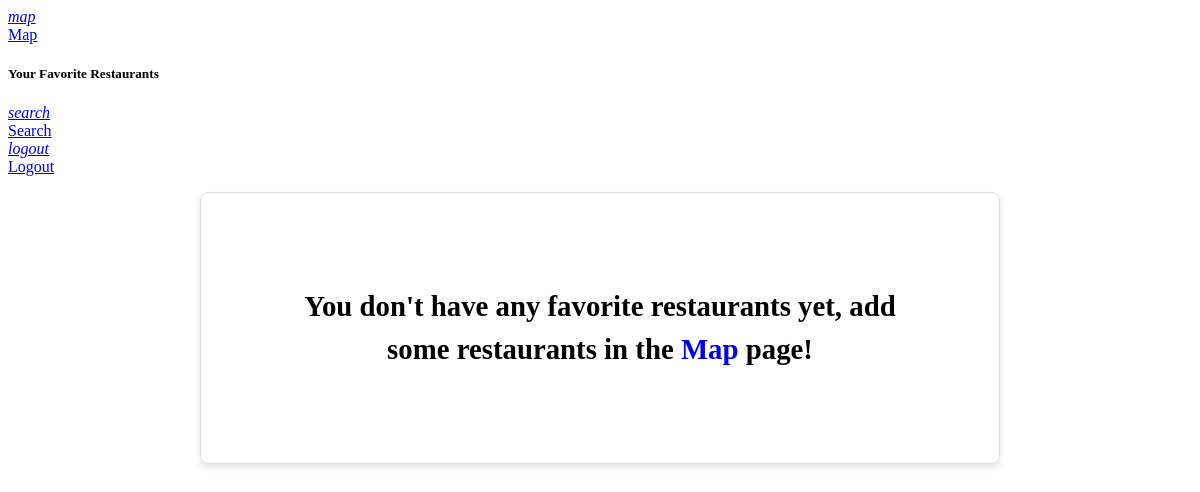
The page /users/favorites/ (signed in) on the database as committed earlier.
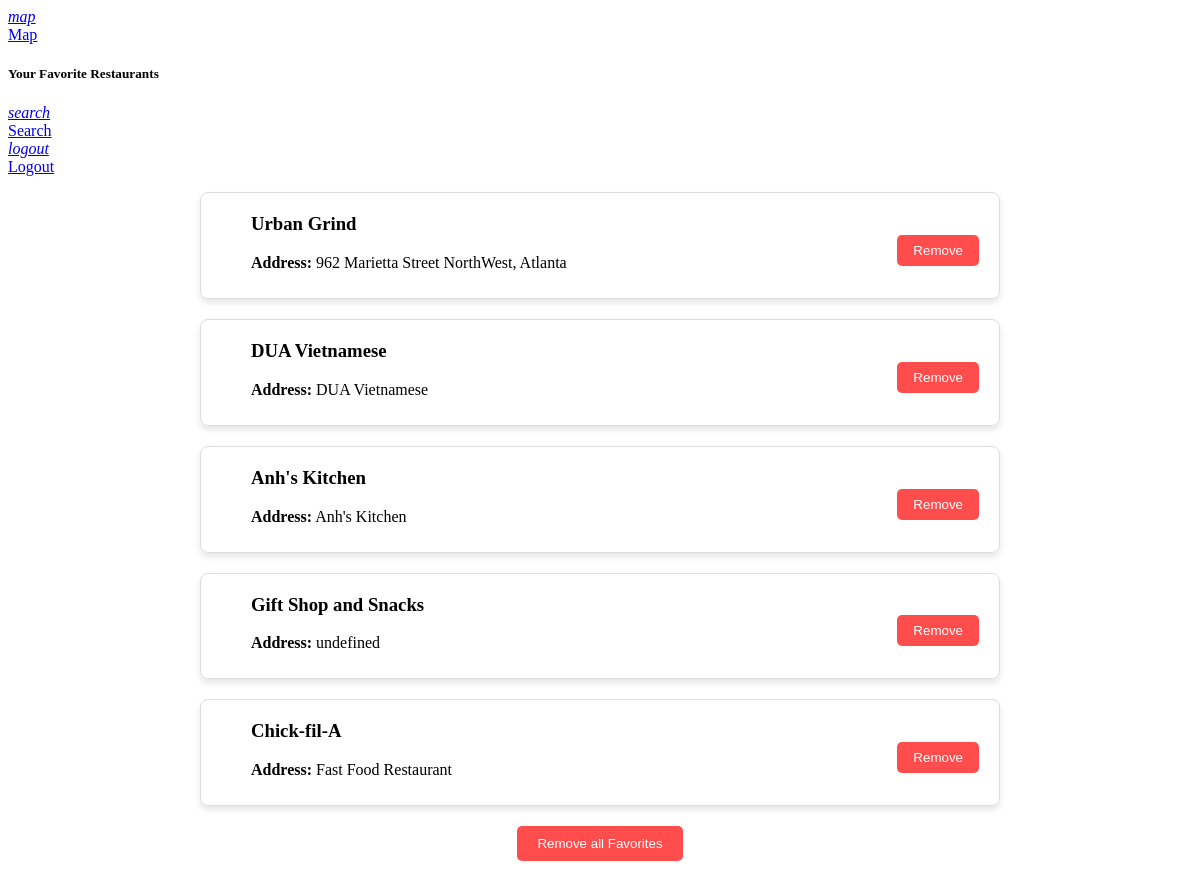
The same page on the database as committed later.
### users/models.py (models this page shows, shortened)
class Favorite(models.Model):
    user = models.ForeignKey(User, on_delete=models.CASCADE)
    name = models.CharField(max_length=255)
    address = models.CharField(max_length=500)
    place_id = models.CharField(max_length=255, unique=True)
    vicinity = models.CharField(max_length=255, null=True, blank=True)
    rating = models.DecimalField(max_digits=3, decimal_places=1, null=True, blank=True)
    cuisine = models.CharField(max_length=255, null=True, blank=True)

### users/views.py (the view)
# urls.py: path('favorites/', views.favorites_list_view, name='favorites'),
@login_required
def favorites_list_view(request):
    if request.user.is_authenticated:
        favorites = Favorite.objects.filter(user=request.user)
        return render(request, 'users/favorites.html', {'favorites': favorites})
    return redirect('login')

### templates/users/favorites.html (shortened to what this page needs)
{% load static %}
<!DOCTYPE html>
<html lang="en">
<head>
    <link href="https://cdn.jsdelivr.net/npm/beercss@3.7.8/dist/cdn/beer.min.css" rel="stylesheet"/>
</head>
<body class="light">
<nav class="top pink2">
    <a href="/foodFind/map/">
        <i>map</i>
        <div>Map</div>
    </a>
    <h5 class="max center-align">Your Favorite Restaurants</h5>
    {% if user.is_authenticated %}
        <a href="/foodFind/">
            <i>search</i>
            <div>Search</div>
        </a>
        <a href="/users/logout/">
            <i>logout</i>
            <div>Logout</div>
        </a>
    {% else %}
        <a href="/foodFind/">
            <i>search</i>
            <div>Search</div>
        </a>
    {% endif %}
</nav>
<main class="responsive">
    <div class="favorites-list">
        <article class="responsive large-padding center pink1 large-round" style="opacity:1">
            <ul style="list-style-type: none; padding: 0;">
                {% for favorite in favorites %}
                    <li class="large-round favorite-item">
                        <div class="restaurant-info">
                            <h3>{{ favorite.name }}</h3>
                            <p><strong>Address:</strong> {{ favorite.address }}</p>
                        </div>
                        <button class="chip round remove-btn" onclick="removeFromFavorites('{{ favorite.place_id }}', '{{ favorite.name|escapejs }}')">Remove</button>
                    </li>
                {% empty %}
                    <li class="large-round favorite-item" style="text-align: center; display: flex; justify-content: center; align-items: center; height: 70px; padding: 100px; flex-direction: column">
                        <h3 style="font-size: 1.8em; font-weight: bold; margin: 0; line-height: 1.5">
                            You don't have any favorite restaurants yet,
                            add some restaurants in the
                            <a href="/foodFind/map/" class="link">Map</a> page!
                        </h3>
                    </li>
                {% endfor %}
            </ul>
            {% if favorites %}
                <div style="text-align: center;">
                    <button class="large-round remove-all-btn" onclick="removeAllFavorites()">Remove all Favorites</button>
                </div>
            {% endif %}
        </article>
    </div>
</main>
</body>
</html>

Rows that differ between the two databases and show on the page:
added Favorite: name "Urban Grind", address "962 Marietta Street NorthWest, Atlanta"
added Favorite: name "DUA Vietnamese", address "DUA Vietnamese"
added Favorite: name "Anh's Kitchen", address "Anh's Kitchen"
added Favorite: name "Gift Shop and Snacks", address "undefined"
added Favorite: name "Chick-fil-A", address "Fast Food Restaurant"
Other text that changed with them:
text no longer shown: "You don't have any favorite restaurants yet, add some restaurants in the Map page!"
text now shown: "Remove all Favorites"
